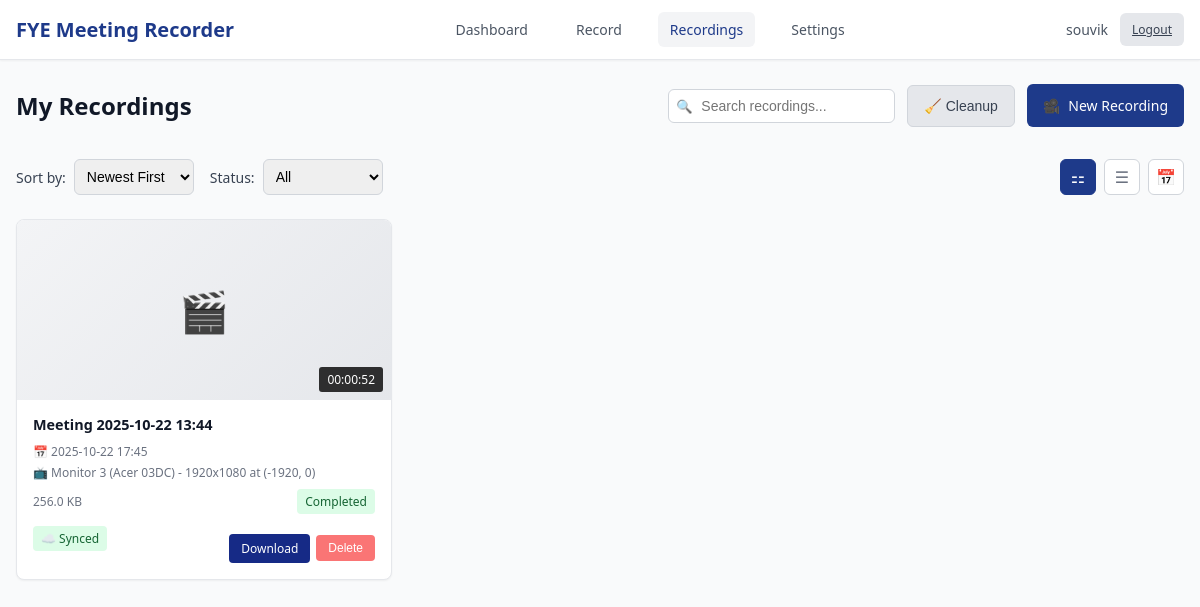
The page /recordings (signed in) on the database as committed earlier.
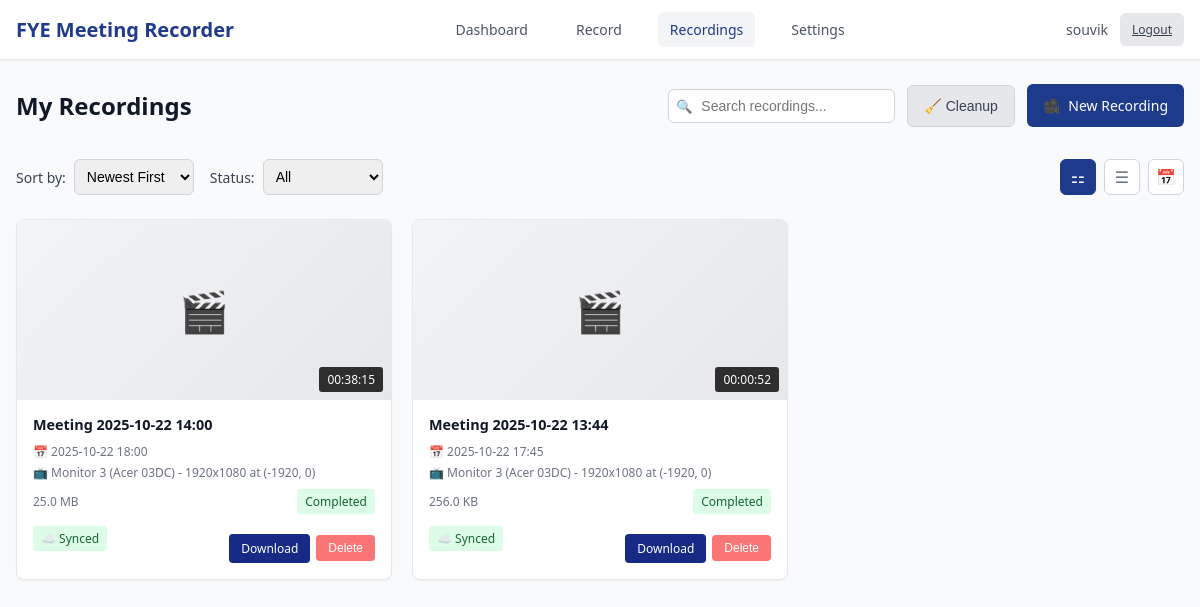
The same page on the database as committed later.
### models.py (models this page shows, shortened)
class User(UserMixin, db.Model):
    id = db.Column(db.Integer, primary_key=True)
    username = db.Column(db.String(80), unique=True, nullable=False)
    email = db.Column(db.String(120), unique=True, nullable=False)
    password_hash = db.Column(db.String(128))
    created_at = db.Column(db.DateTime, default=datetime.utcnow)
    is_active = db.Column(db.Boolean, default=True)
    default_monitor = db.Column(db.String(200))  # Default monitor for recordings
    auto_delete_days = db.Column(db.Integer, default=30)  # Auto-delete recordings after N days
    recordings = db.relationship('Recording', backref='user', lazy=True)

class Recording(db.Model):
    id = db.Column(db.Integer, primary_key=True)
    title = db.Column(db.String(200), nullable=False)
    filename = db.Column(db.String(255), nullable=False)
    file_path = db.Column(db.String(500), nullable=False)
    file_size = db.Column(db.BigInteger, default=0)  # in bytes
    duration = db.Column(db.Integer, default=0)  # in seconds
    created_at = db.Column(db.DateTime, default=datetime.utcnow)
    started_at = db.Column(db.DateTime)
    ended_at = db.Column(db.DateTime)
    monitor_name = db.Column(db.String(200))
    resolution = db.Column(db.String(50))  # e.g., "1920x1080"
    uploaded = db.Column(db.Boolean, default=False)
    upload_url = db.Column(db.String(500))
    user_id = db.Column(db.Integer, db.ForeignKey('user.id'), nullable=False)
    status = db.Column(db.String(50), default='completed')  # recording, processing, completed, failed
    @property
    def duration_formatted(self):
        if not self.duration:
            return "00:00:00"
        hours = self.duration // 3600
        minutes = (self.duration % 3600) // 60
        seconds = self.duration % 60
        return f"{hours:02d}:{minutes:02d}:{seconds:02d}"
    @property
    def file_size_formatted(self):
        if not self.file_size:
            return "0 B"
        size = self.file_size  # Work with a copy to avoid modifying the actual value
        for unit in ['B', 'KB', 'MB', 'GB']:
            if size < 1024:
                return f"{size:.1f} {unit}"
            size /= 1024
        return f"{size:.1f} TB"
    @property
    def sync_status(self):
        if self.uploaded:
            return "Synced"
        elif self.status == "failed":
            return "Failed"
        elif self.status == "processing":
            return "Processing"
        else:
            return "Local Only"
    @property
    def sync_status_class(self):
        status = self.sync_status
        if status == "Synced":
            return "status-synced"
        elif status == "Failed":
            return "status-failed"
        elif status == "Processing":
            return "status-processing"
        else:
            return "status-local"

### app.py (the view)
@app.route('/recordings')
@login_required
def recordings():
    page = request.args.get('page', 1, type=int)
    recordings = Recording.query.filter_by(user_id=current_user.id)\
        .order_by(Recording.created_at.desc())\
        .paginate(page=page, per_page=12, error_out=False)
    return render_template('recordings.html', recordings=recordings)

### app.py (called while the page is built)
@login_manager.user_loader
def load_user(user_id):
    return User.query.get(int(user_id))

### templates/recordings.html (shortened to what this page needs)
<!DOCTYPE html>
<html lang="en">
<head>
</head>
<body>
    <header class="header">
        <div class="header-content">
            <div class="logo">FYE Meeting Recorder</div>
            <nav class="nav-menu">
                <a href="{{ url_for('dashboard') }}" class="nav-link">Dashboard</a>
                <a href="{{ url_for('record') }}" class="nav-link">Record</a>
                <a href="{{ url_for('recordings') }}" class="nav-link active">Recordings</a>
                <a href="{{ url_for('settings') }}" class="nav-link">Settings</a>
            </nav>
            <div class="user-menu">
                <span class="user-info">{{ current_user.username }}</span>
                <a href="/logout" class="logout-btn">Logout</a>
            </div>
        </div>
    </header>
    <main class="container">
        <div class="page-header">
            <h1 class="page-title">My Recordings</h1>
            <div class="header-actions">
                <div class="search-box">
                    <span class="search-icon">🔍</span>
                    <input type="text" class="search-input" placeholder="Search recordings...">
                </div>
                <button onclick="cleanupOrphanedRecordings()" class="btn-secondary" title="Remove database entries without files">
                    🧹 Cleanup
                </button>
                <a href="/record" class="btn-primary">
                    <span>🎥</span>
                    New Recording
                </a>
            </div>
        </div>
        <div class="filters">
            <div class="filter-group">
                <label class="filter-label">Sort by:</label>
                <select class="filter-select">
                    <option value="date_desc">Newest First</option>
                </select>
            </div>
            <div class="filter-group">
                <label class="filter-label">Status:</label>
                <select class="filter-select">
                    <option value="all">All</option>
                </select>
            </div>
            <div class="view-toggles">
                <button class="view-toggle-btn active" onclick="setView('grid')" title="Grid View">
                    <span style="font-size: 16px;">⚏</span>
                </button>
                <button class="view-toggle-btn" onclick="setView('list')" title="List View">
                    <span style="font-size: 16px;">☰</span>
                </button>
                <button class="view-toggle-btn" onclick="setView('calendar')" title="Calendar View">
                    <span style="font-size: 16px;">📅</span>
                </button>
            </div>
        </div>
        {% if recordings.items %}
            <div class="recordings-grid active">
                {% for recording in recordings.items %}
                <div class="recording-card" onclick="playRecording('{{ recording.id }}', event)">
                    <div class="recording-thumbnail">
                        {% if recording.file_path %}
                        <div class="placeholder-thumbnail" style="display: none; width: 100%; height: 100%; align-items: center; justify-content: center; font-size: 2.5rem; color: var(--gray-400);">
                            🎬
                        </div>
                        {% else %}
                        <div class="placeholder-thumbnail" style="width: 100%; height: 100%; display: flex; align-items: center; justify-content: center; font-size: 2.5rem; color: var(--gray-400);">
                            🎬
                        </div>
                        {% endif %}
                        <div class="recording-duration">{{ recording.duration_formatted }}</div>
                    </div>
                    <div class="recording-info">
                        <div class="recording-title">{{ recording.title }}</div>
                        <div class="recording-meta">
                            <div class="recording-date">
                                📅 {{ recording.created_at.strftime('%Y-%m-%d %H:%M') }}
                            </div>
                            <div class="recording-date">
                                📺 {{ recording.monitor_name }}
                            </div>
                        </div>
                        <div class="recording-details">
                            <span class="recording-size">{{ recording.file_size_formatted }}</span>
                            <span class="recording-status status-{{ recording.status }}">
                                {{ recording.status.title() }}
                            </span>
                        </div>
                        <div class="recording-actions">
                            <div class="sync-indicator">
                                <span class="recording-status {{ recording.sync_status_class }}">
                                    {% if recording.sync_status == 'Synced' %}
                                        ☁️ Synced
                                    {% elif recording.sync_status == 'Failed' %}
                                        ❌ Failed
                                    {% elif recording.sync_status == 'Processing' %}
                                        🔄 Processing
                                    {% else %}
                                        💾 Local Only
                                    {% endif %}
                                </span>
                            </div>
                            <div class="action-buttons">
                                {% if recording.file_path %}
                                <a href="{{ url_for('download_recording', recording_id=recording.id) }}"
                                   class="download-btn"
                                   title="Download {{ recording.filename }}">
                                        Download
                                </a>
                                {% endif %}
                                <button class="delete-btn"
                                        onclick="deleteRecording({{ recording.id }}, '{{ recording.title }}')"
                                        title="Delete recording">
                                    Delete
                                </button>
                            </div>
                        </div>
                    </div>
                </div>
                {% endfor %}
            </div>
        {% else %}
            <div class="empty-state">
                <div class="empty-icon">📹</div>
                <div class="empty-title">No recordings found</div>
                <p>You haven't created any recordings yet. Start by recording your first meeting!</p>
            </div>
        {% endif %}
    </main>
</body>
</html>

Rows that differ between the two databases and show on the page:
added Recording: duration_formatted "00:38:15", title "Meeting 2025-10-22 14:00", created_at "2025-10-22 18:00", monitor_name "Monitor 3 (Acer 03DC) - 1920x1080 at (-1920, 0)", file_size_formatted "25.0 MB", status "Completed", uploaded "☁️ Synced"
